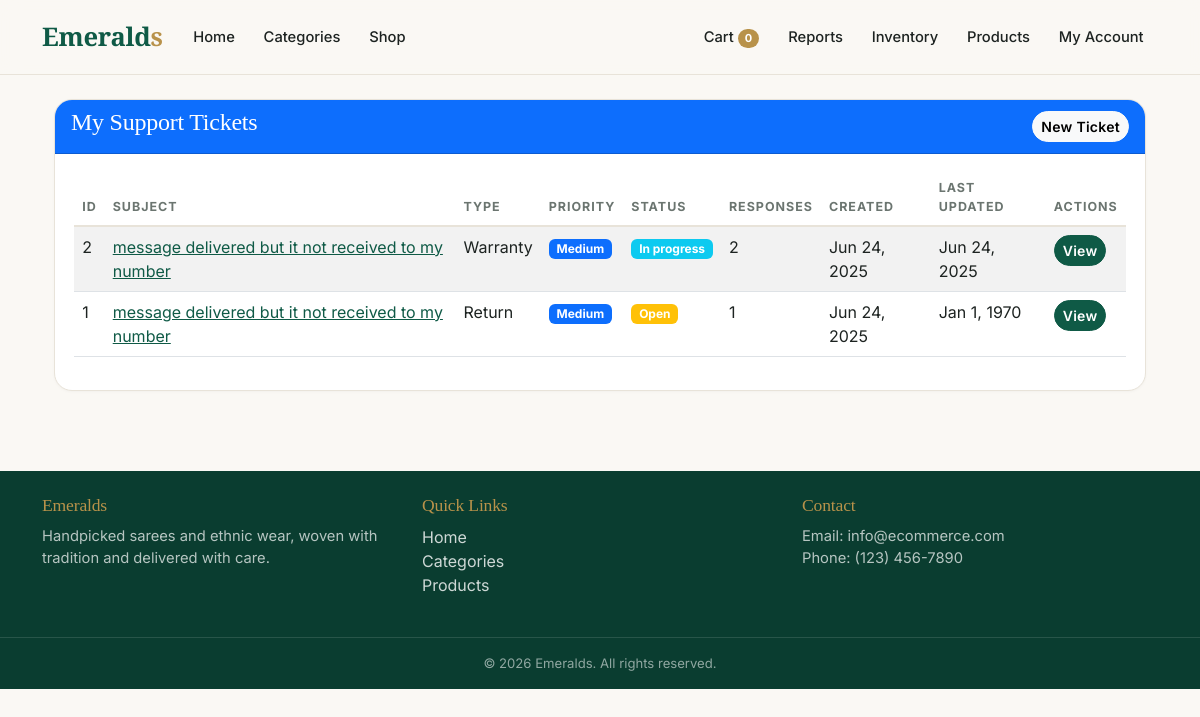
The app's page /admin/tickets.php (signed in) with its own data.
### tables this page shows
CREATE TABLE `support_tickets` (
  `ticket_id` int(11) NOT NULL,
  `customer_id` int(11) NOT NULL,
  `order_id` int(11) DEFAULT NULL,
  `ticket_type` enum('general','return','warranty','account','technical') NOT NULL DEFAULT 'general',
  `subject` varchar(255) NOT NULL,
  `description` text NOT NULL,
  `status` enum('open','in_progress','resolved','closed') DEFAULT 'open',
  `priority` enum('low','medium','high','urgent') DEFAULT 'medium',
  `created_at` datetime DEFAULT current_timestamp(),
  `updated_at` datetime DEFAULT NULL ON UPDATE current_timestamp()
);

### admin/tickets.php (the view, shortened to what this page needs)
<?php
require_once '../includes/db_connect.php';
require_once '../includes/header.php';
$tickets = $pdo->prepare("SELECT t.*, COUNT(r.response_id) as response_count
                         FROM support_tickets t
                         LEFT JOIN ticket_responses r ON t.ticket_id = r.ticket_id
                         GROUP BY t.ticket_id
                         ORDER BY t.created_at DESC");
$tickets->execute();
?>
<div class="container mt-4">
    <div class="row">
        <div class="col-md-12">
            <div class="card">
                <div class="card-header bg-primary text-white">
                    <div class="d-flex justify-content-between align-items-center">
                        <h4>My Support Tickets</h4>
                        <a href="customer_ticket.php" class="btn btn-light btn-sm">
                            <i class="bi bi-plus"></i> New Ticket
                        </a>
                    </div>
                </div>
                <div class="card-body">
                    <div class="table-responsive">
                        <table class="table table-striped table-hover">
                            <thead>
                                <tr>
                                    <th>ID</th>
                                    <th>Subject</th>
                                    <th>Type</th>
                                    <th>Priority</th>
                                    <th>Status</th>
                                    <th>Responses</th>
                                    <th>Created</th>
                                    <th>Last Updated</th>
                                    <th>Actions</th>
                                </tr>
                            </thead>
                            <tbody>
                                <?php while ($ticket = $tickets->fetch()): ?>
                                    <tr>
                                        <td><?php echo $ticket['ticket_id']; ?></td>
                                        <td>
                                            <a href="view_ticket.php?id=<?php echo $ticket['ticket_id']; ?>">
                                                <?php echo htmlspecialchars($ticket['subject']); ?>
                                            </a>
                                        </td>
                                        <td><?php echo ucfirst($ticket['ticket_type']); ?></td>
                                        <td>
                                            <span class="badge bg-<?php
                                                switch($ticket['priority']) {
                                                    case 'medium': echo 'primary'; break;
                                                }
                                            ?>">
                                                <?php echo ucfirst($ticket['priority']); ?>
                                            </span>
                                        </td>
                                        <td>
                                            <span class="badge bg-<?php
                                                switch($ticket['status']) {
                                                    case 'open': echo 'warning'; break;
                                                    case 'in_progress': echo 'info'; break;
                                                }
                                            ?>">
                                                <?php echo ucfirst(str_replace('_', ' ', $ticket['status'])); ?>
                                            </span>
                                        </td>
                                        <td><?php echo $ticket['response_count']; ?></td>
                                        <td><?php echo date('M j, Y', strtotime($ticket['created_at'])); ?></td>
                                        <td><?php echo date('M j, Y', strtotime($ticket['updated_at'])); ?></td>
                                        <td>
                                            <a href="view_ticket.php?id=<?php echo $ticket['ticket_id']; ?>" class="btn btn-sm btn-primary">
                                                <i class="bi bi-eye"></i> View
                                            </a>
                                        </td>
                                    </tr>
                                <?php endwhile; ?>
                            </tbody>
                        </table>
                    </div>
                </div>
            </div>
        </div>
    </div>
</div>
<?php require_once '../includes/footer.php'; ?>

### assets/css/style.css (style rules this page uses)
:root { --em:#0f5a46; --em-dark:#0a3d30; --em-soft:#e7f1ed; --gold:#b8924a; --ink:#1d2321; --muted:#6b7570; --bg:#faf8f4; --line:#e8e3d9; --bs-body-font-family:'Inter',system-ui,sans-serif; --bs-body-color:var(--ink); }
body { font-family:'Inter',system-ui,sans-serif;background:var(--bg);color:var(--ink);-webkit-font-smoothing:antialiased }
h1,h2,h3,h4,h5,.navbar-brand { font-family:'Playfair Display',Georgia,serif;letter-spacing:-.01em }
a { color:var(--em) }
.btn { border-radius:999px;font-weight:600;letter-spacing:.02em;transition:all .25s }
.btn-primary,.btn-success { background:var(--em);border-color:var(--em) }
.card { border:1px solid var(--line);border-radius:18px;background:#fff;overflow:hidden;box-shadow:0 1px 3px rgba(0,0,0,.03);transition:transform .35s,box-shadow .35s }
.card-body { padding:1.1rem 1.2rem }
.table { --bs-table-bg:transparent }
.table thead th { font-size:.78rem;text-transform:uppercase;letter-spacing:.08em;color:var(--muted);border-bottom:2px solid var(--line) }

### records on screen
support_tickets: ticket_id "2", subject "message delivered but it not received to my number", ticket_type "Warranty", priority "Medium", status "In progress", response_count "2", created_at "Jun 24, 2025", updated_at "Jun 24, 2025"
support_tickets: ticket_id "1", subject "message delivered but it not received to my number", ticket_type "Return", priority "Medium", status "Open", response_count "1", created_at "Jun 24, 2025", updated_at "Jan 1, 1970"

### other values on screen
$cart_item_number "0"
